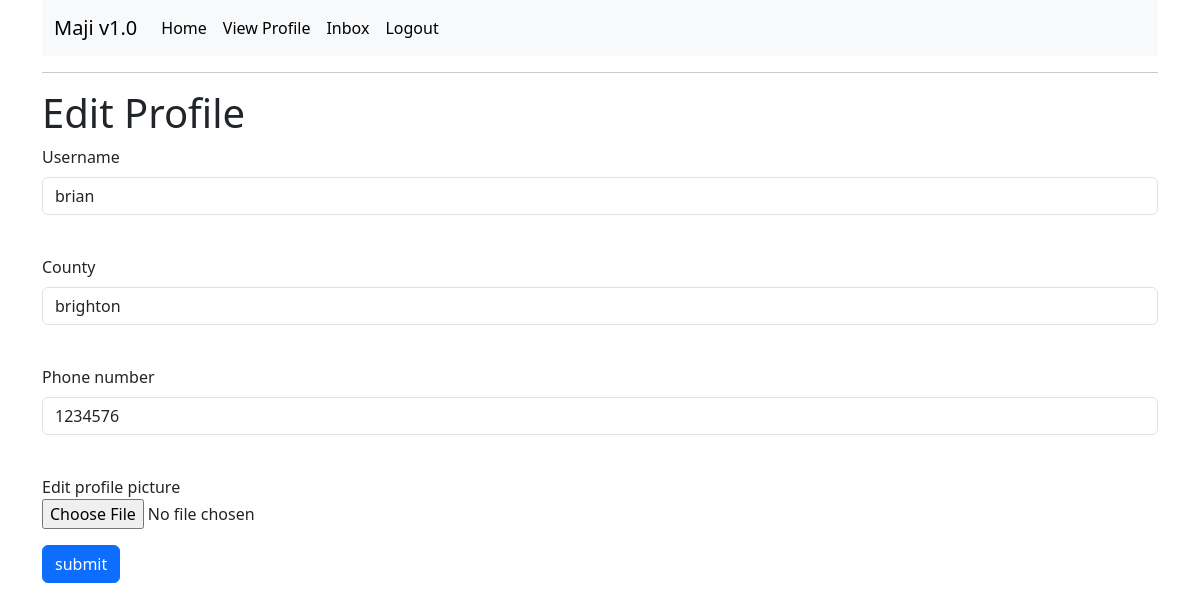
The app's page /edit/profile (signed in) with its own data.
### app/models.py (models this page shows, shortened)
class Users(UserMixin, db.Model):
    id = db.Column(db.Integer, primary_key=True)
    username = db.Column(db.String(50), index=True)
    email = db.Column(db.String(120), index=True, unique=True)
    county = db.Column(db.String(30))
    phone_number = db.Column(db.String(13))
    password_hash = db.Column(db.String(128))
    type = db.Column(db.String(10))
    profile_pic = db.Column(db.String(40), nullable=False, default="default.jpg")
    orderee = db.relationship("Order", foreign_keys='Order.buyer_name', backref='purchaser', lazy="dynamic")
    ordered_to = db.relationship("Order", foreign_keys='Order.seller_id', cascade="all, delete-orphan", backref='seller', lazy="dynamic")
    sender = db.relationship("Message", foreign_keys='Message.sender_id', cascade="all, delete-orphan", backref='sender', lazy='dynamic')
    receiver = db.relationship("Message", foreign_keys='Message.receiver_id', cascade="all, delete-orphan", backref='receiver', lazy='dynamic')

### app/main/routes.py (the view)
@bp.route('/edit/profile', methods=['GET', 'POST'])
@login_required
def edit_profile():
    form = EditProfileForm()
    if form.validate_on_submit():
        if form.profile_pic.data:
            img_name = save_image(form.profile_pic.data)
            current_user.profile_pic = img_name
        current_user.county = form.county.data
        current_user.username = form.username.data
        current_user.phone_number =form.phone_number.data
        db.session.commit()
        flash("Successfully updated profile")
        return redirect(url_for('main.edit_profile'))
    elif request.method == 'GET':
        form.county.data = current_user.county
        form.username.data = current_user.username
        form.phone_number.data = current_user.phone_number
    return render_template('edit_profile.html', title='Profile Edit', form=form)

### app/main/forms.py (shortened to what this page needs)
class EditProfileForm(FlaskForm):
    username = StringField('Username', validators=[DataRequired()])
    county = StringField('County', validators=[DataRequired()])
    phone_number = StringField('Phone number', validators=[DataRequired()])
    profile_pic = FileField("Edit profile picture", validators=[FileAllowed(["jpg","png"])])
    submit = SubmitField('submit')

### app/models.py (called while the page is built)
@login.user_loader
def Load_user(id):
    return Users.query.get(int(id))

### app/templates/edit_profile.html (shortened to what this page needs)
{% extends 'base.html' %}
{% block content %}
	<h1>Edit Profile</h1>
	<form action='' method='post' enctype='multipart/form-data'>
		<p>
			{{ form.username.label(class="form-label") }}<br>
			{{ form.username(class="form-control") }}<br>
		</p>
		<p>
			{{ form.county.label(class="form-label") }}<br>
			{{ form.county(class="form-control") }}<br>
		</p>
		<p>
			{{ form.phone_number.label(class="form-label") }}<br>
			{{ form.phone_number(class="form-control") }}<br>
		</p>
		<p>
			{{ form.profile_pic.label }}<br>
			{{ form.profile_pic(class="form-control-file") }}<br>
		</p>
		<p>{{ form.submit(class="btn btn-primary") }}</p>
	</form>
{% endblock %}

### records on screen
Users: username "brian", county "brighton", phone_number "1234576"
